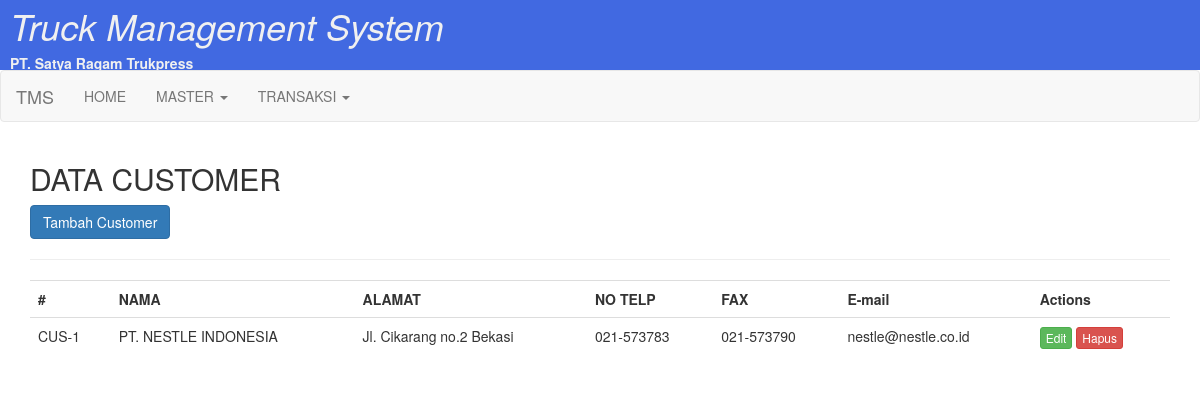
Page /data_customer.php (signed in) on the committed database.
### tables this page shows
CREATE TABLE `data_customers` (
  `id_customer` varchar(15) NOT NULL,
  `nama_customer` varchar(100) DEFAULT NULL,
  `alamat_customer` text,
  `no_telp` varchar(12) DEFAULT NULL,
  `no_fax` varchar(12) DEFAULT NULL,
  `email` varchar(50) DEFAULT NULL,
  PRIMARY KEY (`id_customer`)
);

### data_customer.php (the view)
<?php
include('header.php');
include('koneksi.php');
$sql = "SELECT * FROM data_customers";
$tampil = mysqli_query($conn, $sql);
?>
<div id="rute" class="row">
  <div class="col-sm-12">
    <h2>DATA CUSTOMER</h2>
    <a href="form_customer.php" class="btn btn-primary">Tambah Customer</a>
    <hr>
    <table class="table">
      <tr>
        <th>#</th>
        <th>NAMA</th>
        <th>ALAMAT</th>
        <th>NO TELP</th>
        <th>FAX</th>
        <th>E-mail</th>
        <th>Actions</th>
      </tr>
      <?php
      while($data = mysqli_fetch_array($tampil)) {
        ?>
        <tr>
          <td><?php echo $data['id_customer']; ?></td>
          <td><?php echo $data['nama_customer']; ?></td>
          <td><?php echo $data['alamat_customer']; ?></td>
          <td><?php echo $data['no_telp']; ?></td>
          <td><?php echo $data['no_fax']; ?></td>
          <td><?php echo $data['email']; ?></td>
          <td>
            <a href="edit_customer.php?id=<?php echo $data['id_customer']; ?>" class="btn btn-xs btn-success">Edit</a>
            <a onclick="return confirm('Kamu yakin menghapus Customer ini ?')" href="hapus_customer.php?id=<?php echo $data['id_customer']; ?>" class="btn btn-danger btn-xs">Hapus</a>
          </td>
      </tr>
      <?php } ?>
    </table>
  </div>
</div>
<?php
include('footer.php');
?>

### style.css (style rules this page uses)
* { margin: 0; padding: 0; }
body { font-family: 'Segoe UI', Tahoma, Geneva, Verdana, sans-serif; }
.btn { text-decoration: none; color: white; padding: 5px 15px; border: 1px; border-radius: 2px; }

### rows in the picture
data_customers: id_customer "CUS-1", nama_customer "PT. NESTLE INDONESIA", alamat_customer "Jl. Cikarang no.2 Bekasi", no_telp "021-573783", no_fax "021-573790", email "nestle@nestle.co.id"
